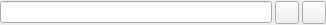
<?xml version="1.0" encoding="UTF-8"?>
<ui version="4.0">
 <class>DuQFFolderSelectorWidget</class>
 <widget class="QWidget" name="DuQFFolderSelectorWidget">
  <property name="geometry">
   <rect>
    <x>0</x>
    <y>0</y>
    <width>326</width>
    <height>25</height>
   </rect>
  </property>
  <property name="windowTitle">
   <string>Form</string>
  </property>
  <layout class="QHBoxLayout" name="horizontalLayout">
   <property name="spacing">
    <number>3</number>
   </property>
   <property name="leftMargin">
    <number>0</number>
   </property>
   <property name="topMargin">
    <number>0</number>
   </property>
   <property name="rightMargin">
    <number>0</number>
   </property>
   <property name="bottomMargin">
    <number>0</number>
   </property>
   <item>
    <widget class="QLineEdit" name="folderEdit">
     <property name="placeholderText">
      <string/>
     </property>
    </widget>
   </item>
   <item>
    <widget class="QToolButton" name="browseButton">
     <property name="toolTip">
      <string>Browse...</string>
     </property>
     <property name="text">
      <string/>
     </property>
     <property name="icon">
      <iconset resource="../resources.qrc">
       <normaloff>:/icons/browse-folder</normaloff>:/icons/browse-folder</iconset>
     </property>
    </widget>
   </item>
   <item>
    <widget class="QToolButton" name="exploreButton">
     <property name="toolTip">
      <string>Reveal folder in your file explorer</string>
     </property>
     <property name="text">
      <string/>
     </property>
     <property name="icon">
      <iconset resource="../resources.qrc">
       <normaloff>:/icons/reveal-folder</normaloff>:/icons/reveal-folder</iconset>
     </property>
    </widget>
   </item>
  </layout>
 </widget>
 <resources>
  <include location="../resources.qrc"/>
 </resources>
 <connections/>
</ui>
